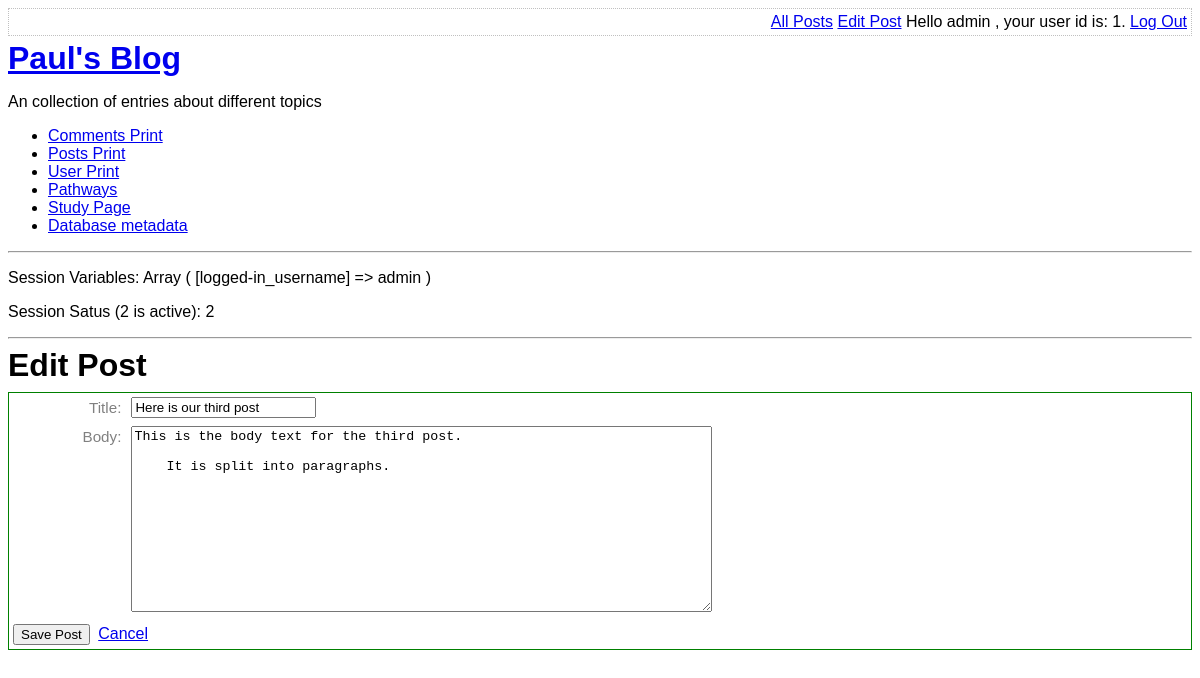
The page /edit-post.php?post_id=3 (signed in) on the database its author committed.
### tables this page shows
CREATE TABLE user(
    id integer primary key autoincrement not null,
    username text not null,
    password text not null,
    created_at date not null,
    is_enabled boolean not null default true
);

CREATE TABLE post(
    id integer primary key autoincrement not null,
    title text not null,
    body text not null,
    user_id integer not null,
    created_at date not null,
    updated_at date,
    foreign key (user_id) references user(id)
);

### lib/common.php (called while the page is built, shortened)
<?php
function getRootPath()
{
    return realpath(__DIR__ . '/..');
}
function getDatabasePath()
{
    return getRootPath() . '/data/data.sqlite';
}
function getDsn()
{
    return 'sqlite:' . getDatabasePath();
}
function getPDO()
{
    $pdo = new PDO(getDsn());
    $result = $pdo -> query('pragma foreign_keys = ON');
    return $pdo;
}
function htmlEscape($html){
    return htmlspecialchars($html, ENT_HTML5, 'UTF-8');
}
function isLoggedIn(){
    return isset($_SESSION['logged-in_username']);
}
function getAuthUser(){
    return isLoggedIn() ? $_SESSION['logged-in_username'] : null;
}
function getAuthUserId(PDO $pdo){
    $sql = "
    select id
    from user
    where username = :username
    ";
    $stmt = $pdo -> prepare($sql);
    $stmt -> execute(
        array( 'username' => getAuthUser(), )
    );
    return $stmt->fetchColumn();
}

### lib/view-post-common.php (called while the page is built, shortened)
<?php
function getPostRow(PDO $pdo, $postId){
    $stmt = $pdo -> prepare(
        'select title, created_at , body
        from post
        where id=:id'
    );
    $result = $stmt -> execute(
        array('id' => $postId, )
    );
    $row = $stmt -> fetch(PDO::FETCH_ASSOC);
    return $row;
}

### edit-post.php (the view, shortened to what this page needs)
<?php
require_once 'lib/common.php';
require_once 'lib/view-post-common.php';
$title = '';
$body = '';
$pdo = getPDO();
if(isset($_GET['post_id'])){
    $post = getPostRow($pdo, $_GET['post_id']);
    if($post){
        $title = $post['title'];
        $body = $post['body'];
    }
}
require 'templates/boilerplate.php'
?>
<body>
<?php require 'templates/title.php' ?>
<?php if(isset($_GET['post_id'])): ?>
    <h1>Edit Post</h1>
<?php else: ?>
    <h1>New Post</h1>
<?php endif ?>
<form method="post" class="post-form user-form" style="border: 1px solid green;">
    <div>
        <label for="post-title"> Title: </label>
        <input id="post-title" name="post-title" type="text" value="<?php echo htmlEscape($title) ?>" />
    </div>
    <div>
        <label for="post-body">Body: </label>
        <textarea id="post-body" name="post-body" rows="12" cols="70"><?php echo htmlEscape($body) ?></textarea>
    </div>
    <div>
        <input type="submit" value="Save Post" />
        <a href="index.php"> Cancel </a>
    </div>
</form>
</body>
</html>

### templates/title.php
<div class="top-menu">
    <div class="menu-options">
        <?php if(isLoggedIn()): ?>
            <a href='list-posts.php'>All Posts</a>
            <a href='edit-post.php'>Edit Post</a>
            Hello <?php echo htmlEscape(getAuthUser()) ?> , your user id is:  <?php echo htmlEscape( getAuthUserId( getPDO()) ) ?>.
            <a href="log-out.php">Log Out</a>
            <?php else: ?>
            <a href="log-in.php">Log in</a>
        <?php endif ?>
    </div>
</div>
<a href='index.php'><h1>Paul's Blog </h1></a>
    <p>An collection of entries about different topics</p>
    <ul>
        <li><a href="print_table.php?tablename=comment">Comments Print</a>
        <li><a href="print_table.php?tablename=post">Posts Print</a>
        <li><a href="print_table.php?tablename=user">User Print</a>
        <li><a href="pathways.php">Pathways</a>
        <li><a href="study_page.php">Study Page</a>
        <li><a href="db-meta.php">Database metadata</a>
    </ul>
    <hr>
    <?php
if(session_status() === 2){
$sessionVars = print_r($_SESSION, true);
echo '<p> Session Variables: ' . $sessionVars . '</p>';
echo '<p> Session Satus (2 is active): ' . session_status() . '</p>';
}
 ?>
    <hr/>

### assets/main.css (style rules this page uses)
.top-menu { border: 1px dotted silver; overflow: hidden; padding: 4px; margin-bottom: 4px; }
.menu-options { float: right; }
h1 , h2, h3 { margin-top: 0; margin-bottom: 8px; }
body { font-size: 100%; font-family:sans-serif; }
.user-form input, .user-form textarea { margin: 4px; }
.user-form label { font-size: 0.95em; margin: 6px; width: 7em; color: gray; float: left; text-align: right; clear: left; }

### rows shown on the page
user: id "1"
post: post-title "Here is our third post", post-body "This is the body text for the third post. It is split into paragraphs."

### other values the page prints
htmlEscape(getAuthUser()) "admin"
$sessionVars "Array ( [logged-in_username] => admin )"
session_status() "2"
